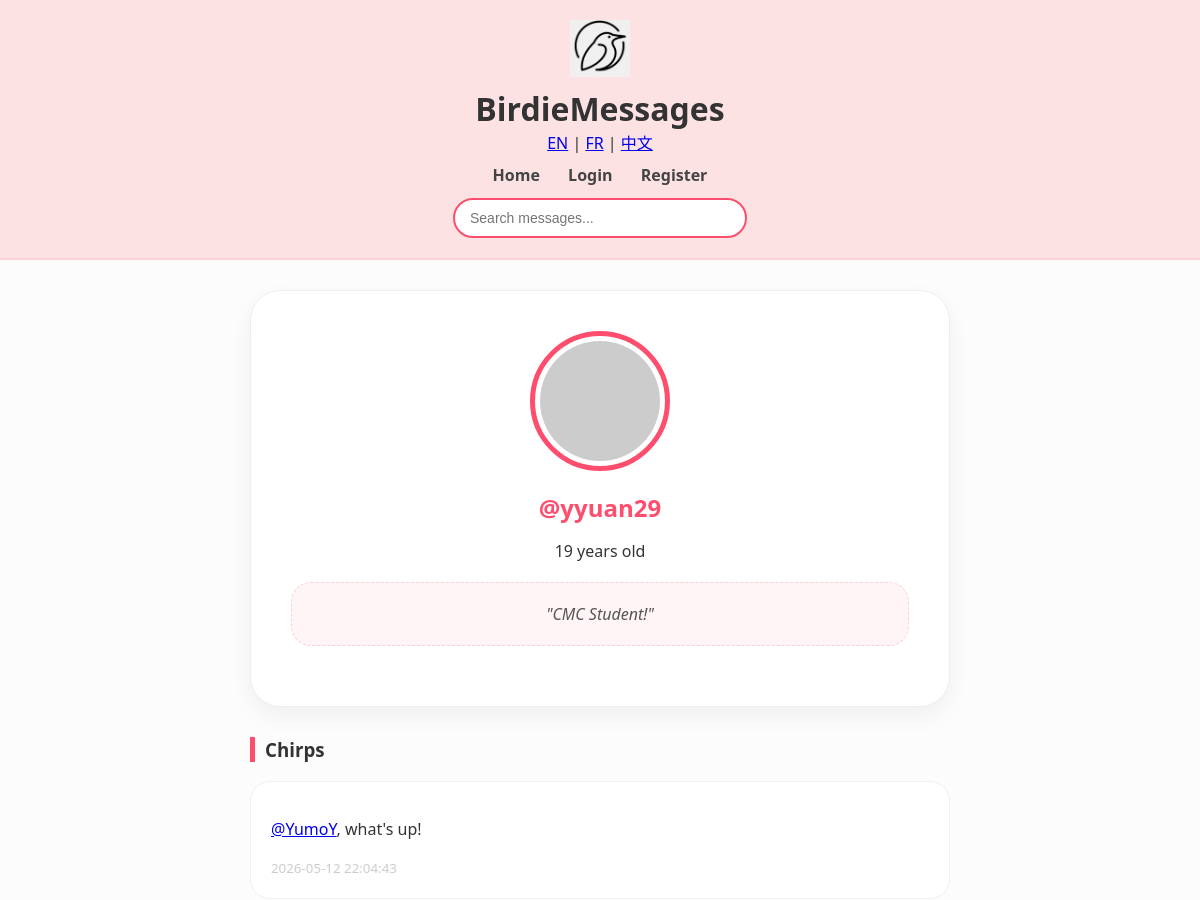
The page /profile/yyuan29 (upper part) on the database as committed earlier.
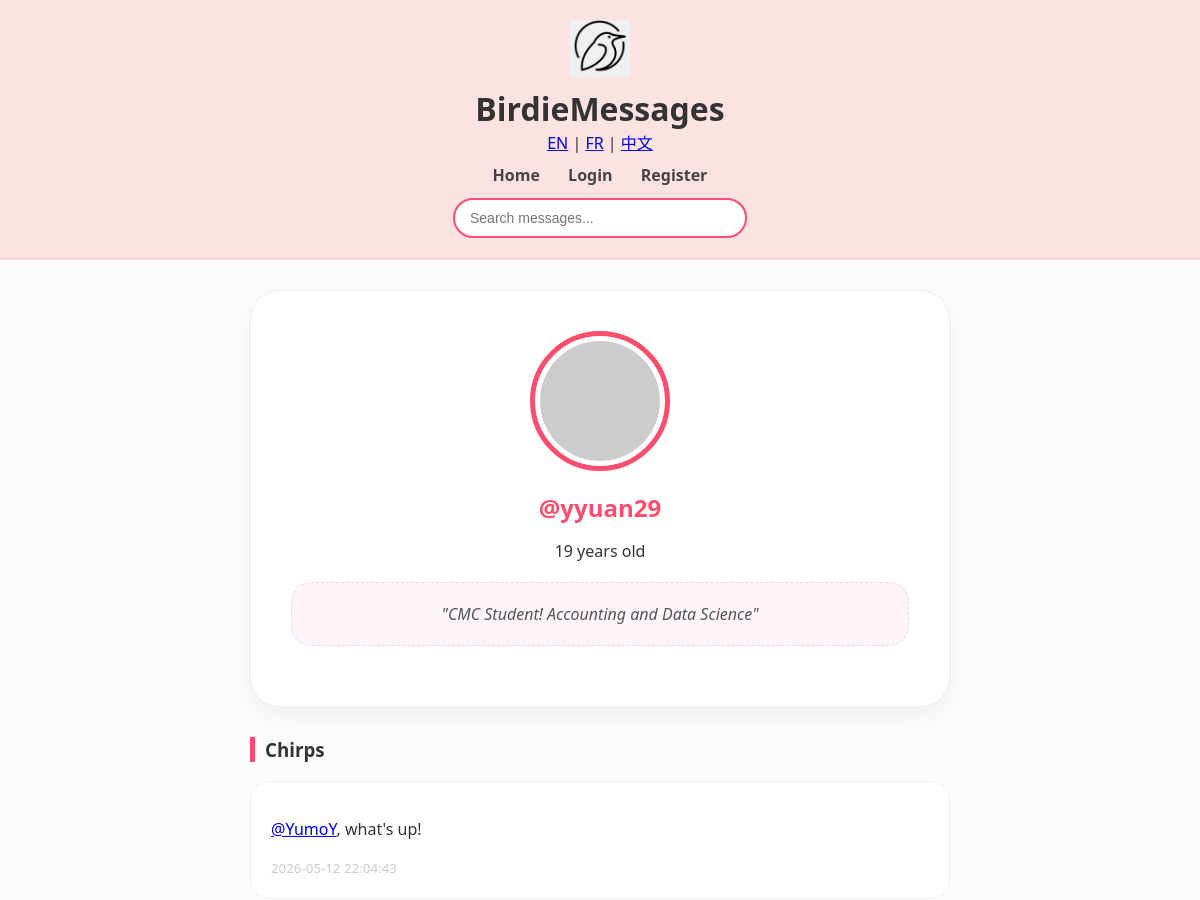
The same page on the database as committed later.
### tables this page shows
CREATE TABLE users (
            id INTEGER PRIMARY KEY AUTOINCREMENT,
            username TEXT UNIQUE,
            password TEXT,
            age INTEGER,
            bio TEXT
        );

### app.py (the view)
@app.get("/profile/{username}", response_class=HTMLResponse)
async def view_profile(request: Request, username: str):
    db = get_db()
    user = db.execute(
        "SELECT * FROM users WHERE username = ?",
        (username,)
    ).fetchone()
    if not user:
        db.close()
        return HTMLResponse("User not found", 404)
    messages = db.execute(
        """
        SELECT m.*, u.username
        FROM messages m
        JOIN users u ON m.user_id = u.id
        WHERE m.user_id = ?
        ORDER BY m.timestamp DESC
        """,
        (user["id"],)
    ).fetchall()
    db.close()
    current_user = request.cookies.get("username")
    return templates.TemplateResponse(
        request,
        "profile.html",
        {
            "request": request,
            "profile_user": user,
            "messages": messages,
            "user": current_user,
            "is_own_profile": current_user == user["username"],
            "t": get_translations(request)
        }
    )

### templates/profile.html (shortened to what this page needs)
<!DOCTYPE html>
<html lang="en">
<head>
</head>
    <body>
        <header class="birdie-header">
        <div class="logo-container">
            <img src="/static/logo.png" class="main-logo">
            <div class="title-nav">
                <h1>BirdieMessages</h1>
                <div class="lang-nav">
                    <a href="/set_lang/en">EN</a> |
                    <a href="/set_lang/fr">FR</a> |
                    <a href="/set_lang/zh">中文</a>
                </div>
                <nav>
                    <a href="/">{{ t.home }}</a>
                    {% if user %}
                        <a href="/create_message">+ {{ t.post }}</a>
                        <a href="/profile/{{ user }}">{{ t.profile }}</a>
                        <a href="/logout">{{ t.logout }}</a>
                    {% else %}
                        <a href="/login">{{ t.login }}</a>
                        <a href="/register">{{ t.register }}</a>
                    {% endif %}
                </nav>
                <div class="search-row">
                    <form action="/search" method="get">
                        <input type="text" name="q" placeholder="{{ t.search_placeholder }}">
                    </form>
                </div>
            </div>
        </div>
    </header>
    <div class="container">
        <div class="profile-card">
            <img src="https://api.dicebear.com/7.x/fun-emoji/svg?seed={{ profile_user.username }}" class="avatar-large">
            <h2 style="color: var(--birdie-dark-pink); margin:0;">@{{ profile_user.username }}</h2>
            <p>{{ profile_user.age }} years old</p>
            <div class="bio-display">
                {% if profile_user.bio %}"{{ profile_user.bio }}"{% else %}"No bio yet..."{% endif %}
            </div>
        </div>
        <h3 style="border-left: 5px solid var(--birdie-dark-pink); padding-left: 10px;">Chirps</h3>
        {% for msg in messages %}
            <div class="msg-card">
                <div>{{ linkify(msg.content) | safe }}</div>
                <small style="color: #ccc;">{{ msg.timestamp }}</small>
            </div>
        {% endfor %}
    </div>
</body>
</html>

### templates/profile.html (style rules this page uses)
:root { --birdie-pink: #fde2e4; --birdie-dark-pink: #ff4d6d; --birdie-border: #fad2d6; }
body { background-color: #fcfcfc; font-family: 'Segoe UI', Tahoma, Geneva, Verdana, sans-serif; margin: 0; padding: 0; color: #333; }
.birdie-header { background-color: var(--birdie-pink); padding: 20px 0; border-bottom: 2px solid var(--birdie-border); text-align: center; }
.title-nav h1 { font-size: 32px; margin: 0; font-weight: 800; }
.title-nav nav { margin-top: 10px; font-weight: 600; }
.title-nav nav a { text-decoration: none; color: #444; margin: 0 12px; }
.container { max-width: 700px; margin: 30px auto; padding: 0 20px; }
.profile-card { background: white; border-radius: 30px; padding: 40px; text-align: center; box-shadow: 0 10px 25px rgba(0,0,0,0.05); margin-bottom: 30px; border: 1px solid #eee; }
.main-logo { width: 60px; height: auto; margin-bottom: 5px; }
.avatar-large { width: 120px; height: 120px; border-radius: 50%; border: 5px solid var(--birdie-dark-pink); background-color: #fff; padding: 5px; margin-bottom: 15px; }
.search-row { margin-top: 12px; }
.search-row input { padding: 10px 15px; width: 260px; border-radius: 20px; border: 2px solid var(--birdie-dark-pink); outline: none; font-size: 14px; background: white; }
.bio-display { background: #fff5f6; padding: 20px; border-radius: 20px; font-style: italic; color: #555; margin: 20px 0; border: 1px dashed var(--birdie-border); }
.msg-card { background: white; padding: 20px; border-radius: 20px; margin-bottom: 15px; border: 1px solid #f0f0f0; }

Rows that differ between the two databases and show on the page:
changed users "yyuan29": bio "CMC Student!" → "CMC Student! Accounting and Data Science"
